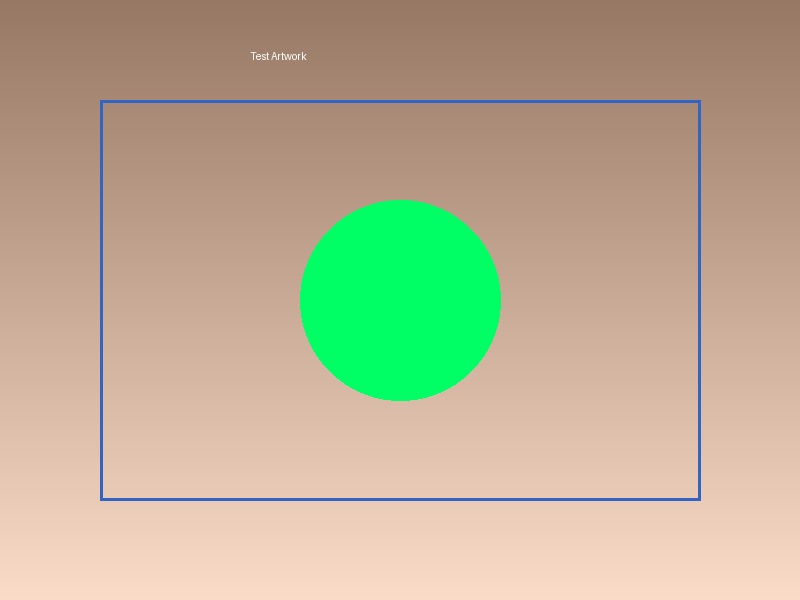
#> input picture arthive-backend/ml_models/test_images/test_artwork.jpg, 800 x 600 px
$ python analyze_image.py test_images/test_artwork.jpg   (older library calls are emulated)
#> lines starting #> are read from the running program, lines starting #| are printed output that depends on the picture; after the words box and inside, x2 and y2 are one past the last pixel; in counts of white or black regions, pixels touching at a corner belong together
#!/usr/bin/env python3
"""
ArtHive - Image Analysis Module
Analyzes artwork images for quality, composition, brightness, contrast, etc.
"""

import cv2
import numpy as np
import json
import sys
from pathlib import Path

def analyze_image_quality(image_path):
    """
    Analyze image and extract quality metrics

    Returns:
    {
        "success": true,
        "width_px": 1920,
        "height_px": 1080,
        "brightness_score": 0.65,
        "contrast_score": 0.70,
        "composition_score": 0.82,
        "color_harmony_score": 0.75,
        "quality_score": 0.72,
        "authenticity_score": 0.85
    }
    """
#> called with image_path = 'test_images/test_artwork.jpg'
    try:
        # Read image
        if not Path(image_path).exists():
            return {
                "success": False,
                "error": f"Image not found: {image_path}"
            }

        img = cv2.imread(image_path)
#> img is the input picture: shape (600, 800, 3); mean B, G, R 147, 174.3, 185.4
        if img is None:
            return {
                "success": False,
                "error": "Failed to read image"
            }

        # Get dimensions
        height_px, width_px = img.shape[:2]
#> height_px = 600; width_px = 800

        # Convert to grayscale for analysis
        gray = cv2.cvtColor(img, cv2.COLOR_BGR2GRAY)
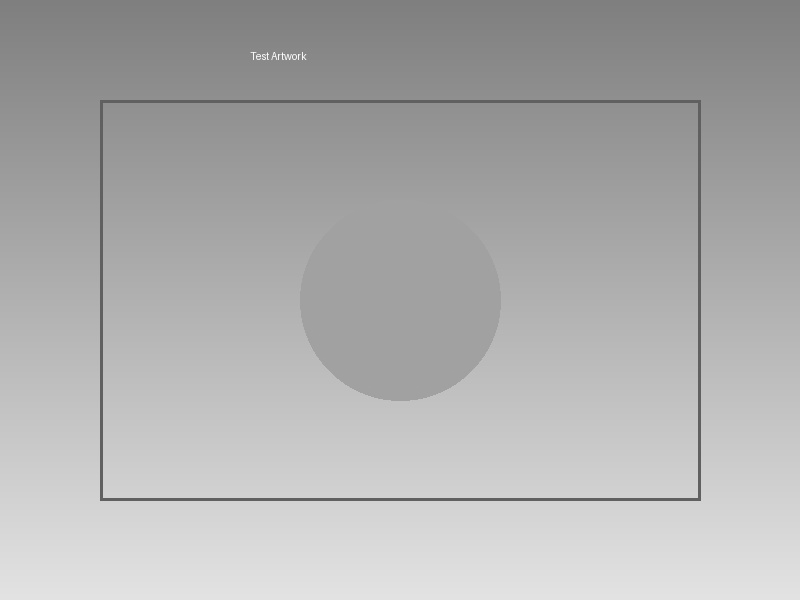
#> gray: shape (600, 800); min 92, max 251, mean 174.5

        # 1. BRIGHTNESS SCORE (0-1)
        # Average pixel intensity / 255
        brightness = np.mean(gray) / 255.0
#> brightness = 0.684
        brightness_score = min(brightness * 1.2, 1.0)  # Boost slightly
#> brightness_score = 0.821

        # 2. CONTRAST SCORE (0-1)
        # Standard deviation of pixel values / 127 (max possible std)
        contrast = np.std(gray) / 127.0
#> contrast = 0.238
        contrast_score = min(contrast, 1.0)
#> contrast_score = 0.238

        # 3. COMPOSITION SCORE (0-1)
        # Based on edge detection (rule of thirds, focal points)
        edges = cv2.Canny(gray, 100, 200)
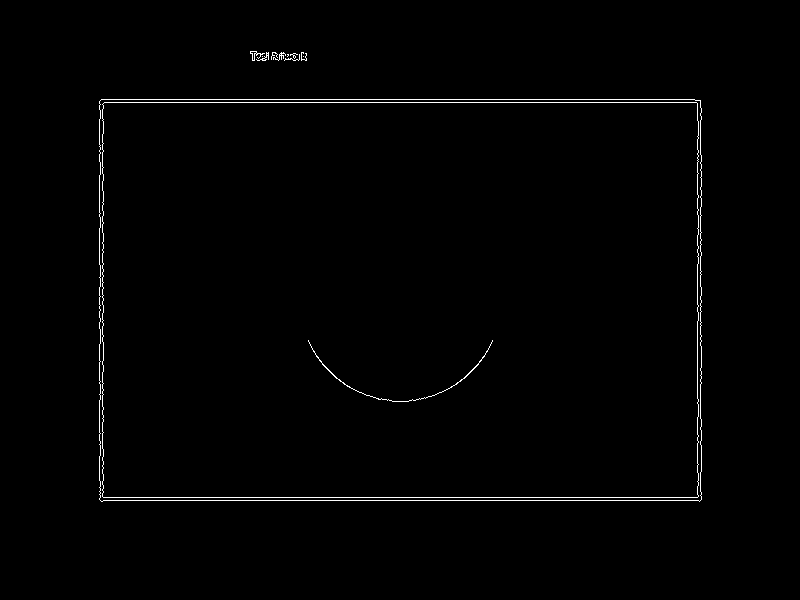
#> edges: shape (600, 800); 0.92% white in thin lines or dots, all inside (x1, y1, x2, y2) = (99, 51, 702, 502)
        edge_density = np.count_nonzero(edges) / edges.size
#> edge_density = 0.00925
        composition_score = min(edge_density * 3, 1.0)  # 3x boost for visibility
#> composition_score = 0.0277

        # 4. COLOR HARMONY SCORE (0-1)
        # Based on color distribution and saturation
        hsv = cv2.cvtColor(img, cv2.COLOR_BGR2HSV)
#> hsv: shape (600, 800, 3); mean H, S, V 18.2, 79.2, 203.5
        saturation = hsv[:, :, 1]
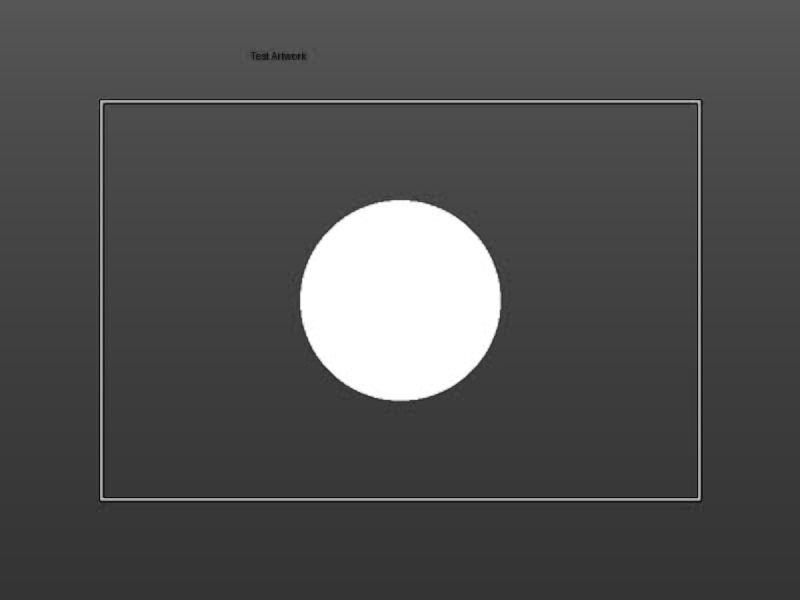
#> saturation: shape (600, 800); min 6, max 255, mean 79.2
        color_harmony = np.mean(saturation) / 255.0
#> color_harmony = 0.311
        color_harmony_score = min(color_harmony * 1.15, 1.0)
#> color_harmony_score = 0.357

        # 5. SHARPNESS SCORE (using Laplacian variance)
        # Higher variance = sharper image
        laplacian_var = cv2.Laplacian(gray, cv2.CV_64F).var()
#> laplacian_var = 144.3
        sharpness = min(laplacian_var / 500, 1.0)
#> sharpness = 0.289

        # 6. OVERALL QUALITY SCORE
        # Weighted average of metrics
        quality_score = (
            brightness_score * 0.15 +
            contrast_score * 0.20 +
            composition_score * 0.25 +
            color_harmony_score * 0.20 +
            sharpness * 0.20
        )
#> quality_score = 0.307

        # 7. AUTHENTICITY SCORE
        # Detect signs of editing, filters, etc.
        # For now, use a simple heuristic based on color distribution
        hist = cv2.calcHist([hsv], [0], None, [256], [0, 256])
#> hist = 256 values, max 419340 at index 12, min 0 at index 74, mean 1875
        hist_entropy = -np.sum((hist / hist.sum()) * np.log2(hist / hist.sum() + 1e-10))
#> hist_entropy = 0.915
        authenticity = min(hist_entropy / 8.0, 1.0)
#> authenticity = 0.114

        return {
            "success": True,
            "width_px": int(width_px),
            "height_px": int(height_px),
            "brightness_score": round(float(brightness_score), 3),
            "contrast_score": round(float(contrast_score), 3),
            "composition_score": round(float(composition_score), 3),
            "color_harmony_score": round(float(color_harmony_score), 3),
            "sharpness_score": round(float(sharpness), 3),
            "quality_score": round(float(quality_score), 3),
            "authenticity_score": round(float(authenticity), 3)
        }

    except Exception as e:
        return {
            "success": False,
            "error": f"Image analysis error: {str(e)}"
        }

def extract_dimensions_from_pixels(width_px, height_px, dpi=200):
    """
    Convert pixel dimensions to centimeters

    Standard DPI: 72 (screen), 150 (print), 200 (high quality), 300 (professional)
    Using 200 DPI as default (good quality digital art)

    Formula: cm = (pixels / DPI) * 2.54
    """
    cm_per_pixel = 2.54 / dpi
    width_cm = width_px * cm_per_pixel
    height_cm = height_px * cm_per_pixel
    size_cm2 = width_cm * height_cm
    aspect_ratio = width_cm / height_cm if height_cm > 0 else 1.0

    return {
        "width_cm": round(width_cm, 2),
        "height_cm": round(height_cm, 2),
        "size_cm2": round(size_cm2, 2),
        "aspect_ratio": round(aspect_ratio, 2),
        "dpi": dpi
    }

# Test function
if __name__ == "__main__":
    if len(sys.argv) < 2:
        print("Usage: python analyze_image.py <image_path>")
        sys.exit(1)

    image_path = sys.argv[1]

    print("\n" + "=" * 60)
    print("ArtHive Image Analysis")
    print("=" * 60)

    # Analyze quality
    print(f"\n[1] Analyzing image: {image_path}")
    result = analyze_image_quality(image_path)
#> result = 10 items

    if result["success"]:
        print(f"✓ Analysis successful!")
        print(f"\n[2] Pixel Dimensions:")
        print(f"  - Width: {result['width_px']} px")
#|   - Width: 800 px
        print(f"  - Height: {result['height_px']} px")
#|   - Height: 600 px

        # Extract physical dimensions
        dimensions = extract_dimensions_from_pixels(result['width_px'], result['height_px'])
#> dimensions = {'width_cm': 10.16, 'height_cm': 7.62, 'size_cm2': 77.42, 'aspect_ratio': 1.33, 'dpi': 200}
        print(f"\n[3] Physical Dimensions (at 200 DPI):")
        print(f"  - Width: {dimensions['width_cm']} cm")
#|   - Width: 10.16 cm
        print(f"  - Height: {dimensions['height_cm']} cm")
#|   - Height: 7.62 cm
        print(f"  - Size: {dimensions['size_cm2']} cm²")
#|   - Size: 77.42 cm²
        print(f"  - Aspect Ratio: {dimensions['aspect_ratio']}")
#|   - Aspect Ratio: 1.33

        # Quality metrics
        print(f"\n[4] Image Quality Metrics:")
        print(f"  - Brightness: {result['brightness_score']:.3f}")
#|   - Brightness: 0.821
        print(f"  - Contrast: {result['contrast_score']:.3f}")
#|   - Contrast: 0.238
        print(f"  - Composition: {result['composition_score']:.3f}")
#|   - Composition: 0.028
        print(f"  - Color Harmony: {result['color_harmony_score']:.3f}")
#|   - Color Harmony: 0.357
        print(f"  - Sharpness: {result['sharpness_score']:.3f}")
#|   - Sharpness: 0.289
        print(f"\n✓ Overall Quality Score: {result['quality_score']:.3f}")
#| ✓ Overall Quality Score: 0.307
        print(f"✓ Authenticity Score: {result['authenticity_score']:.3f}")
#| ✓ Authenticity Score: 0.114

        # Combined output
        output = {
            **result,
            **dimensions
        }
        print(f"\n[5] Complete Output (JSON):")
        print(json.dumps(output, indent=2))
#> (printed output is left out)
    else:
        print(f"✗ Analysis failed: {result['error']}")

    print("\n" + "=" * 60)
